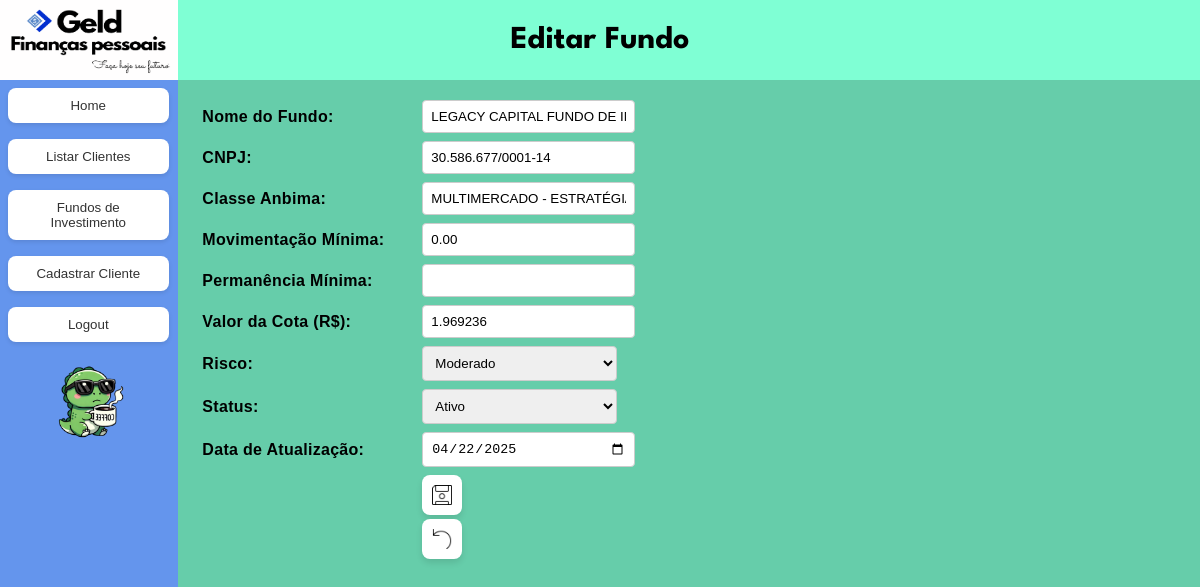
The app's page /fundos/edit/1 (signed in), older data.
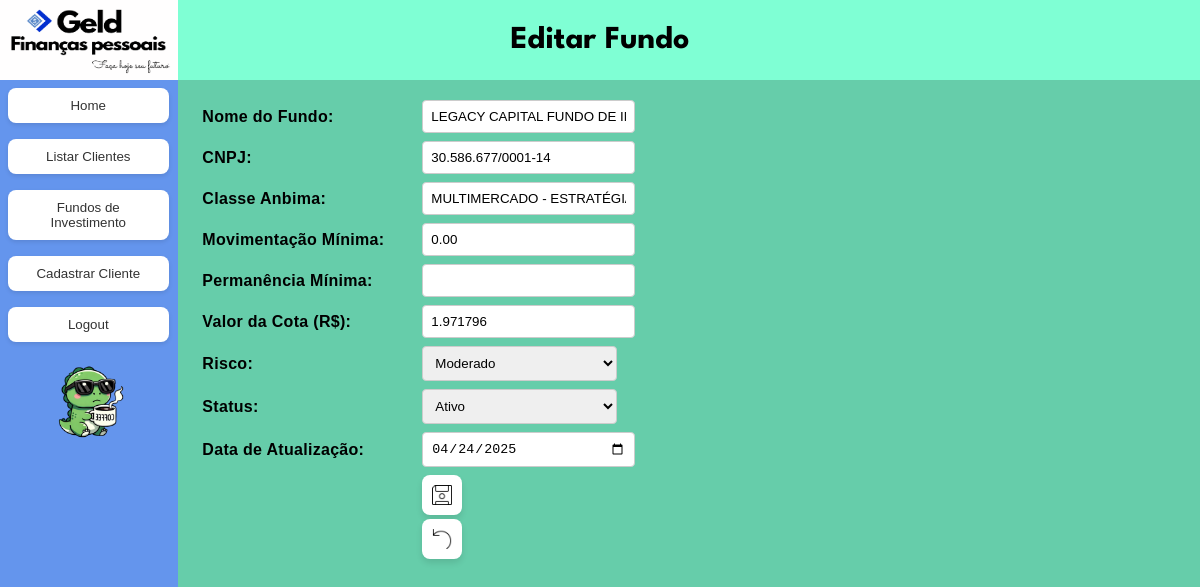
The same page, newer data.
### app/models/geld_models.py (models this page shows)
class InfoFundo(Base):
    __tablename__ = 'info_fundos'
    id = Column(Integer, primary_key = True)
    nome_fundo = Column(String, nullable = False)
    cnpj = Column(String, nullable = False)
    classe_anbima = Column(String)
    mov_min = Column(Numeric(15,2))
    permanencia_min = Column(Numeric(15,2))
    risco = Column(Enum(RiscoEnum), nullable = False)
    status_fundo = Column(Enum(StatusFundoEnum), nullable = False)
    valor_cota = Column(Numeric(15,6), nullable=False)
    data_atualizacao = Column(DateTime, nullable=True)
    posicoes_fundo = relationship("PosicaoFundo", back_populates="info_fundo")

### app/routes/fundos.py (the view, shortened to what this page needs)
@fundos_bp.route('/fundos/edit/<int:fundo_id>', methods=['GET','POST'])
@login_required
def edit_fundo(fundo_id):
    try:
        db = create_session()
        global_service = GlobalServices(db)
        if request.method == 'GET':
            fundo = global_service.get_by_id(InfoFundo, fundo_id)
            if not fundo:
                flash('Fundo não encontrado')
                return redirect(url_for('fundos.listar_fundos'))
            return render_template('fundos/edit_fundo.html', fundo=fundo)
    except ValueError as e:
        flash(f'Erro de validação: {str(e)}')
    except Exception as e:
        flash(f'Erro ao editar fundo: {str(e)}')
    finally:
        if 'db' in locals() and db:
            db.close()
    return redirect(url_for('fundos.listar_fundos'))

### app/models/geld_models.py (called while the page is built)
def create_session():
    engine = create_engine(DATABASE_URL)
    Session = sessionmaker(bind = engine)
    return Session()

### app/services/global_services.py (called while the page is built)
def login_required(f):
    @wraps(f)
    def decorated_function(*args, **kwargs):
        if 'logged_in' not in session:
            return redirect(url_for('auth.login'))
        return f(*args, **kwargs)
    return decorated_function

    def get_by_id(self, model_class: Type[class_set], instance_id: int)-> Optional[class_set]:
        try:
            return self.db.query(model_class).filter(model_class.id == instance_id).first()
        except Exception as e:
            raise e

### app/templates/fundos/edit_fundo.html (shortened to what this page needs)
{% extends "base.html" %}
{% block header %}Editar Fundo{% endblock %}
{% block content %}
<div class="center">
    <form method="POST" action="{{ url_for('fundos.edit_fundo', fundo_id=fundo.id) }}">
        <div class="label">
            <label for="nome_fundo">Nome do Fundo:</label>
            <input type="text" id="nome_fundo" name="nome_fundo" value="{{ fundo.nome_fundo }}" required>
        </div>
        <div class="label">
            <label for="cnpj">CNPJ:</label>
            <input type="text"  id="cnpj" name="cnpj" value="{{ fundo.cnpj }}" required>
        </div>
        <div class="label">
            <label for="classe_anbima">Classe Anbima:</label>
            <input type="text"  id="classe_anbima" name="classe_anbima" value="{{ fundo.classe_anbima }}" >
        </div>
        <div class="label">
            <label for="mov_min">Movimentação Mínima:</label>
            <input type="number"  id="mov_min" name="mov_min" value="{{ fundo.mov_min }}" >
        </div>
        <div class="label">
            <label for="permanencia_min">Permanência Mínima: </label>
            <input type="number" id="permanencia_min" name="permanencia_min" value="{{ fundo.permanencia_min }}" >
        </div>
        <div class="label">
            <label for="valor_cota">Valor da Cota (R$):</label>
            <input type="number" id="valor_cota" name="valor_cota" step="0.0000001" value="{{ fundo.valor_cota }}" required>
        </div>
        <div class="label">
            <label for="risco">Risco:</label>
            <select id="risco" name="risco" required>
                <option value="moderado" {% if fundo.risco.value == 'moderado' %}selected{% endif %}>Moderado</option>
            </select>
        </div>
        <div class="label">
            <label for="status_fundo">Status:</label>
            <select id="status_fundo" name="status_fundo" required>
                <option value="ativo" {% if fundo.status_fundo.value == 'ativo' %}selected{% endif %}>Ativo</option>
            </select>
        </div>
        <div class="label">
            <label for="data_atualizacao">Data de Atualização:</label>
            <input type="date" id="data_atualizacao" name="data_atualizacao" value="{{ fundo.data_atualizacao.strftime('%Y-%m-%d') if fundo.data_atualizacao else '' }}" required>
        </div>
        <div class="label" style="margin-top: 20px;">
            <label></label>
            <div>
                <button type="submit" class="smlBtn"><img src="{{ url_for('static', filename='icons/save.png') }}" class="sml-btn-icon"></button>
                <button type="button" class="smlBtn" onclick="window.location.href=`{{ url_for('fundos.listar_fundos') }}`"><img src="{{ url_for('static', filename='icons/back.png') }}" class="sml-btn-icon"></button>
            </div>
    </form>
</div>
{% endblock %}

Row changes from the older to the newer data that the page shows:
changed InfoFundo "MULTIMERCADO - ESTRATÉGIA - MACRO": valor_cota "1.969236" → "1.971796"; data_atualizacao "04/22/2025" → "04/24/2025"
